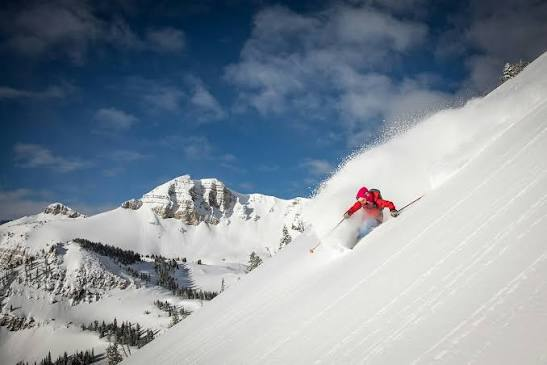
#> input picture ref_img_2.jpeg, 547 x 365 px, given in place of chase_day.png, which was not available
$ python build_graphics_report.py
#> lines starting #> are read from the running program, lines starting #| are printed output that depends on the picture; pictures that were not available may be replaced by others from this repository, and a replacement may not be noted
"""Rebuild the historical 2026-09-05 graphics evidence index, including removed Terrain3D results."""
import json
from pathlib import Path
from PIL import Image, ImageDraw, ImageFont

ROOT = Path(__file__).resolve().parents[2]
ART = ROOT / 'artifacts'
FONT_PATH = Path('/System/Library/Fonts/Supplemental/Arial.ttf')
FONT = ImageFont.truetype(str(FONT_PATH), 22) if FONT_PATH.exists() else ImageFont.load_default()


def sheet(filename, panels, columns=2, width=800):
#> called with filename = 'graphics_before_after.png', columns = 2, width = 800
    image_height, title_height = round(width * 900 / 1440), 38
    height = image_height + title_height
    result = Image.new('RGB', (columns * width, ((len(panels) + columns - 1) // columns) * height), '#101720')
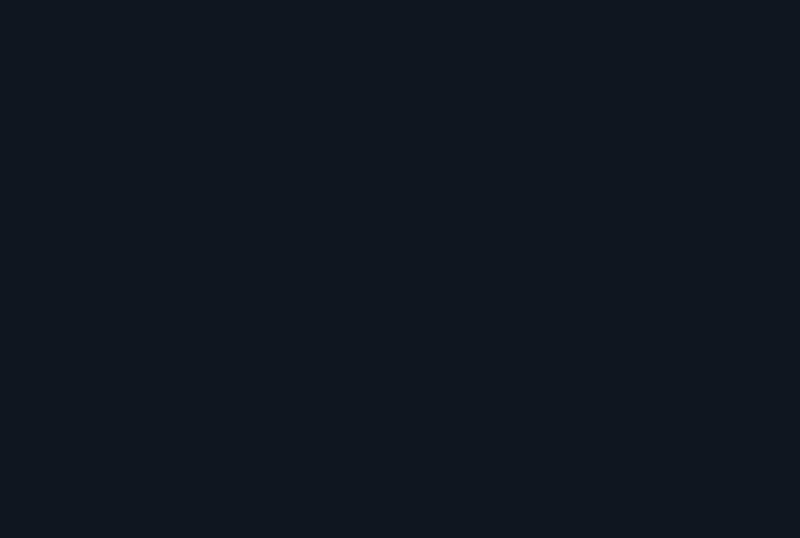
#> result: PIL image 1600x1076 RGB (shown at 1/2 size); mean R, G, B 16, 23, 32
    draw = ImageDraw.Draw(result)
    for index, (path, title) in enumerate(panels):
        image = Image.open(ROOT / path).convert('RGB')
#> image is the input picture: PIL image 547x365 RGB; mean R, G, B 131.8, 143.8, 155.5
        image.thumbnail((width, image_height), Image.Resampling.LANCZOS)
        x, y = (index % columns) * width, (index // columns) * height
        draw.text((x + 14, y + 7), title, fill='#f2f5fa', font=FONT)
        result.paste(image, (x + (width - image.width) // 2, y + title_height + (image_height - image.height) // 2))
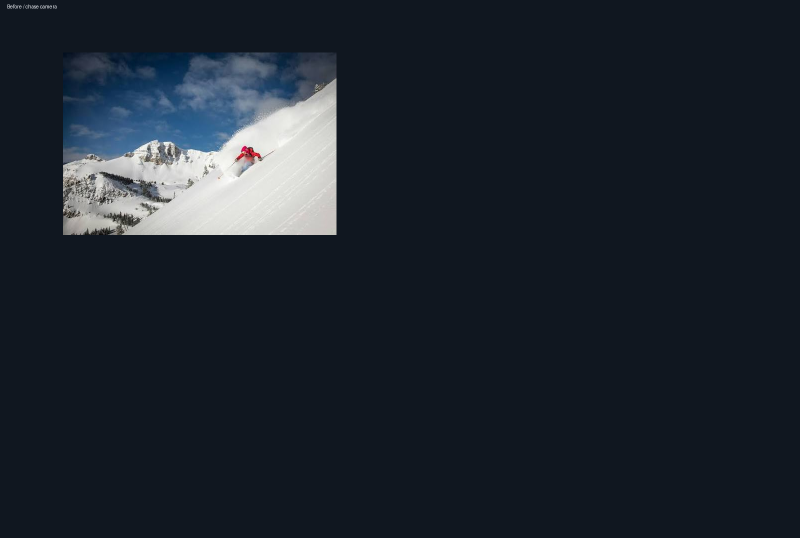
#> result: PIL image 1600x1076 RGB (shown at 1/2 size); mean R, G, B 29.5, 37, 46.4
#> pass 2 of the loop in sheet, `for index, (path, title) in enumerate(panels):`:
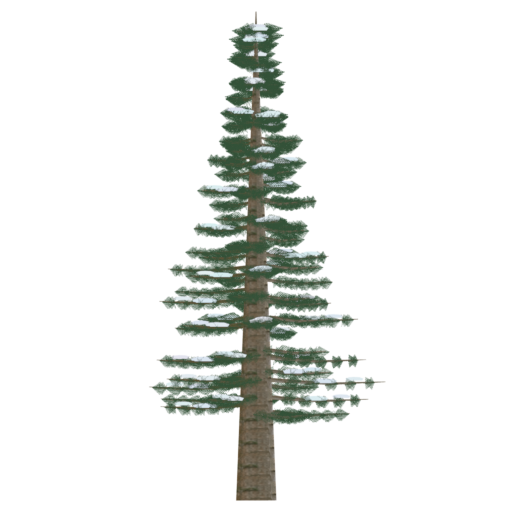
#> input picture art_source/blender/pc_environment/bake_pc_fir_1_lod0_1.png, 512 x 512 px, given in place of light_chase_day_clear.png, which was not available
#> in sheet, `image = Image.open(ROOT / path).convert('RGB')`:
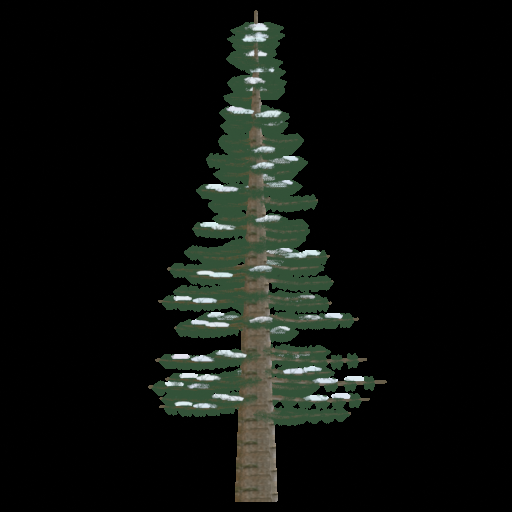
#> image: PIL image 512x512 RGB; mean R, G, B 14, 17, 13.6
#> in sheet, `result.paste(image, (x + (width - image.width) // 2, y + title_height ..`:
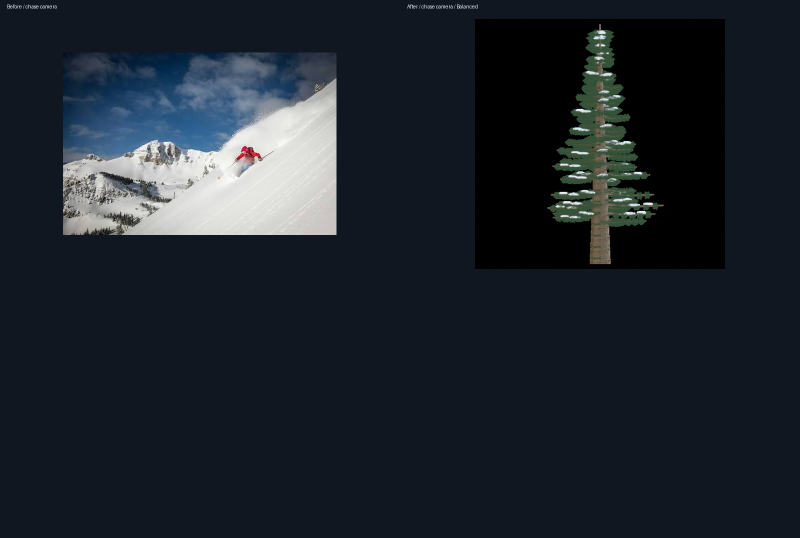
#> result: PIL image 1600x1076 RGB (shown at 1/2 size); mean R, G, B 29.2, 36.2, 43.7
#> pass 3 of the loop in sheet, `for index, (path, title) in enumerate(panels):`:
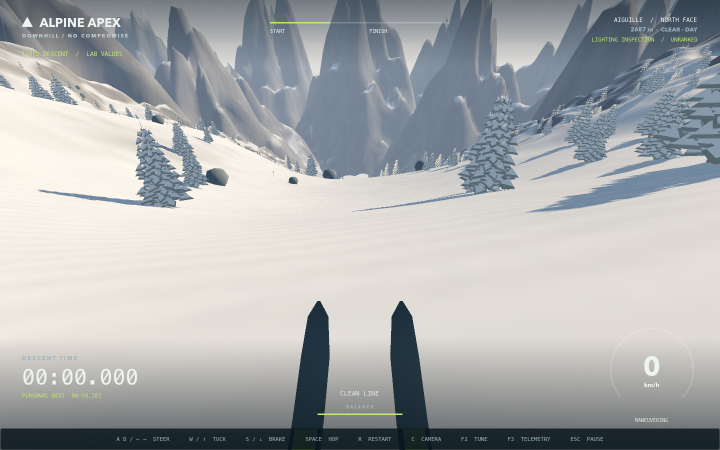
#> input picture art_source/baseline/pov_day.png, 1440 x 900 px (shown at 1/2 size)
#> in sheet, image is the input picture: PIL image 1440x900 RGB; mean R, G, B 169.9, 172.3, 173.2
#> in sheet, `image.thumbnail((width, image_height), Image.Resampling.LANCZOS)`:
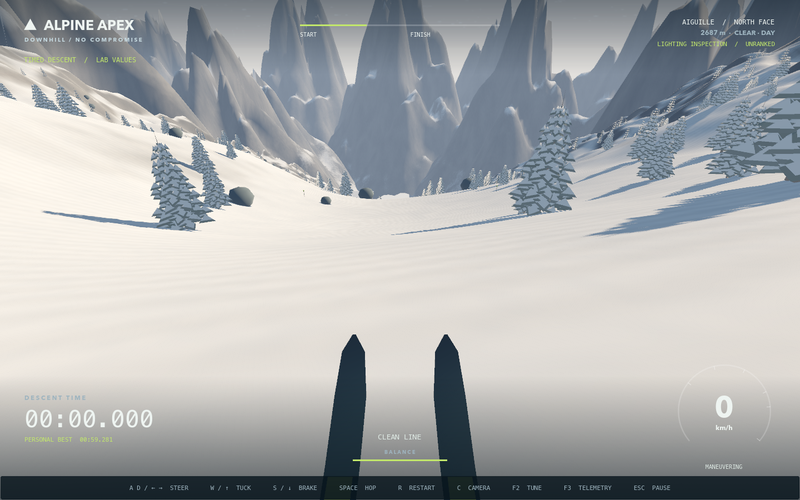
#> image: PIL image 800x500 RGB; mean R, G, B 169.9, 172.2, 173.2
#> in sheet, `result.paste(image, (x + (width - image.width) // 2, y + title_height ..`:
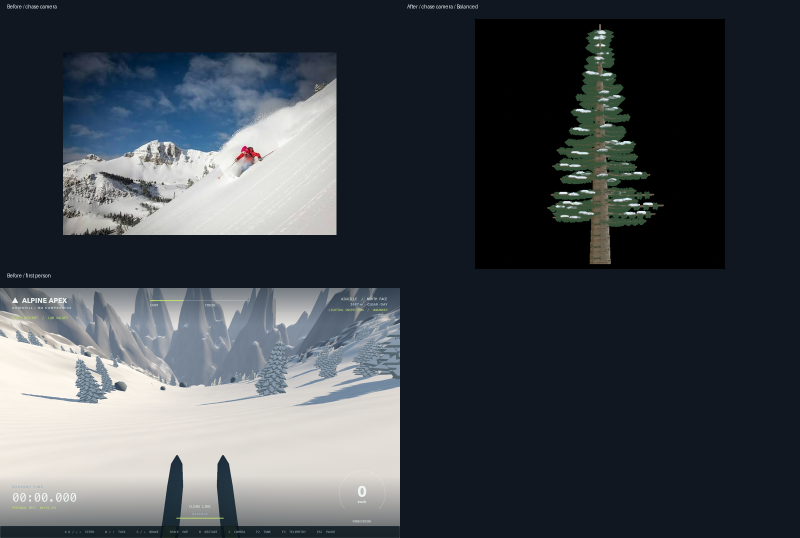
#> result: PIL image 1600x1076 RGB (shown at 1/2 size); mean R, G, B 65, 70.9, 76.5
#> the loop made 4 passes; the first 3 are shown
    result.save(ART / filename)
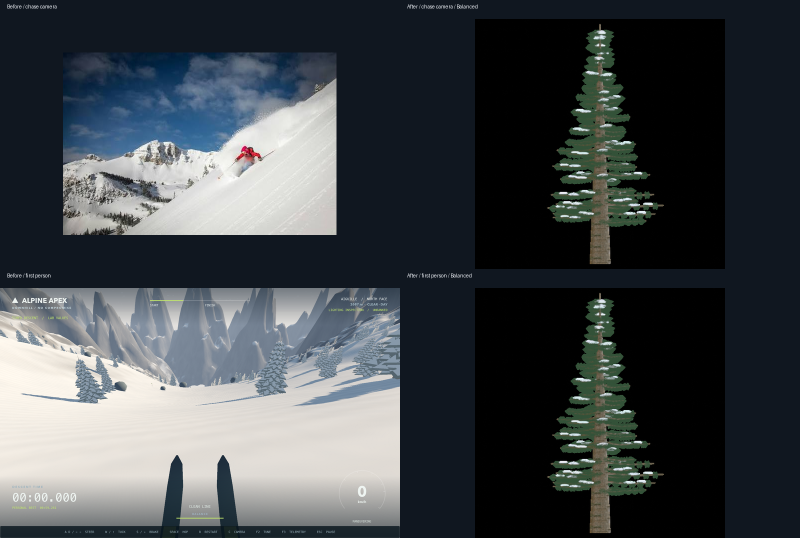
#> saved as graphics_before_after.png: PIL image 1600x1076 RGB (shown at 1/2 size); mean R, G, B 64.7, 70.1, 73.9


sheet('graphics_before_after.png', [
    ('art_source/baseline/chase_day.png', 'Before / chase camera'),
    ('artifacts/light_chase_day_clear.png', 'After / chase camera / Balanced'),
    ('art_source/baseline/pov_day.png', 'Before / first person'),
    ('artifacts/light_pov_day_clear.png', 'After / first person / Balanced'),
])
sheet('graphics_handling_comparison.png', [
    ('artifacts/graphics_skier_tuck.png', 'Skier detail / tuck'),
    ('artifacts/feel_loaded_turn.png', 'Loaded carve / snow spray'),
    ('artifacts/feel_braking.png', 'Braking'),
    ('artifacts/feel_airborne.png', 'Airtime'),
    ('artifacts/feel_landing.png', 'Landing compression'),
    ('artifacts/graphics_settings.png', 'Independent graphics / weather controls'),
])
#> call 2 of sheet, with filename = 'graphics_handling_comparison.png', columns = 2, width = 800
#> in sheet (call 2), `result = Image.new('RGB', (columns * width, ((len(panels) + columns - ..`:
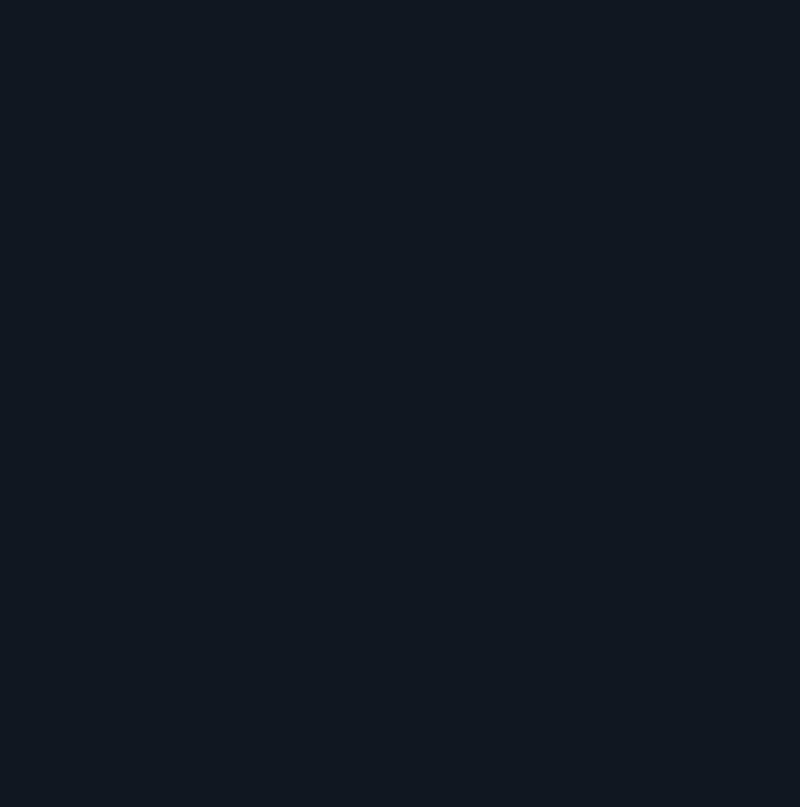
#> result: PIL image 1600x1614 RGB (shown at 1/2 size); mean R, G, B 16, 23, 32
#> (the run stopped early here; a loop or call above may not have finished)
